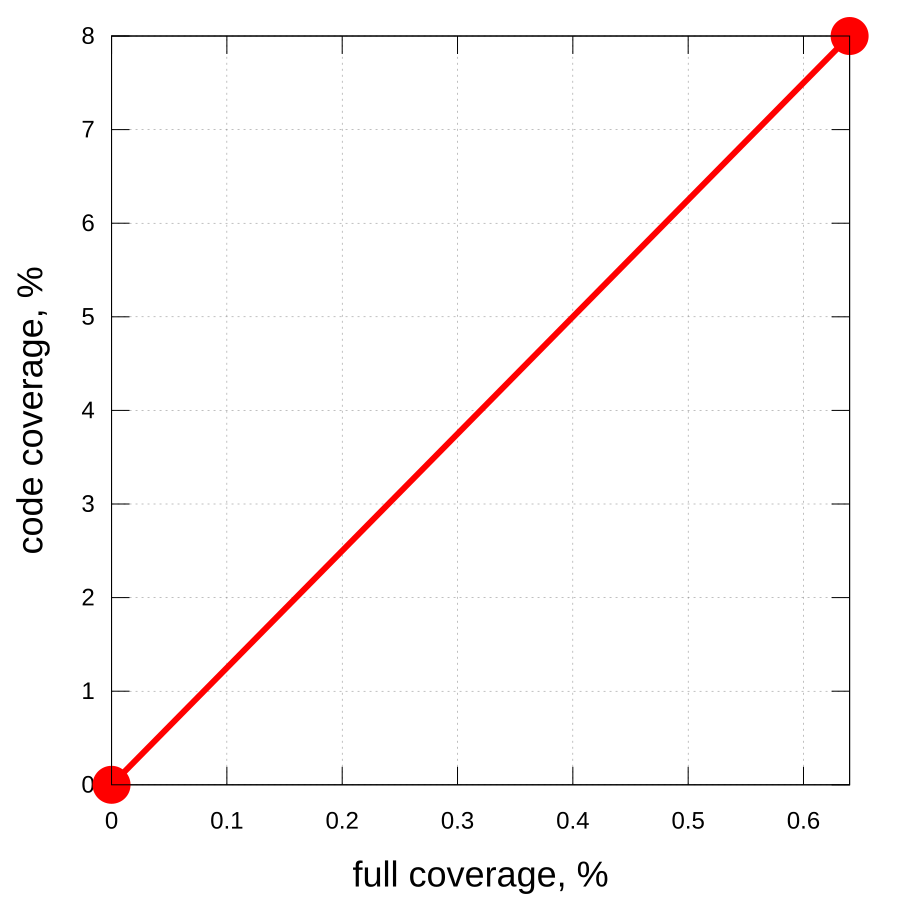

Source code (gnuplot):
set terminal svg size 900,900 dynamic enhanced font "Arial,24"
set output "/home/runner/work/coverage-talk/coverage-talk/target/generated-slides/images/coverage-plot-02.svg"

set xlabel "full coverage, %" font ",36"
set ylabel "code coverage, %" font ",36"

set xrange [0:0.64]
set yrange [0:8]

set grid
set key off

$Data << EOD
0 0
0.64 8
EOD

plot $Data using 1:2 with linespoints \
    linecolor rgb "red" linewidth 6 \
    pointtype 7 pointsize 2
